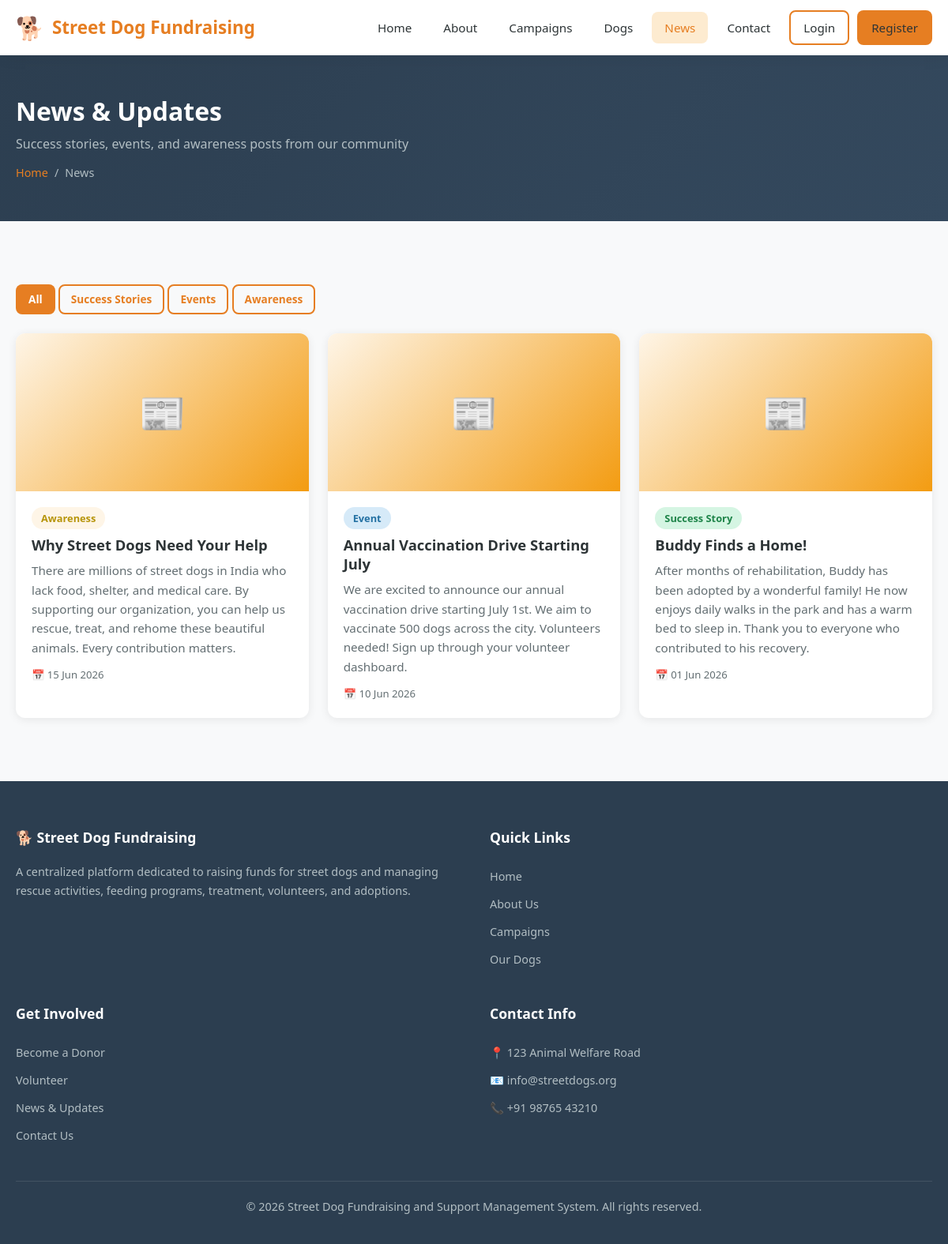
Page /news.php on the committed database.
### tables this page shows
CREATE TABLE updates (
    id INT AUTO_INCREMENT PRIMARY KEY,
    title VARCHAR(200) NOT NULL,
    description TEXT NOT NULL,
    image VARCHAR(255) DEFAULT NULL,
    category ENUM('success_story', 'event', 'awareness') NOT NULL DEFAULT 'awareness',
    date DATETIME DEFAULT CURRENT_TIMESTAMP,
    INDEX idx_category (category),
    INDEX idx_date (date)
);

### php/functions.php (called while the page is built, shortened)
<?php
require_once __DIR__ . '/config.php';
function sanitize($data) {
    $data = trim($data);
    $data = stripslashes($data);
    $data = htmlspecialchars($data, ENT_QUOTES, 'UTF-8');
    return $data;
}
function dbQuery($sql, $params = [], $types = '') {
    global $conn;
    $stmt = $conn->prepare($sql);
    $stmt->execute();
    return $stmt;
}
function dbFetchAll($sql, $params = [], $types = '') {
    $stmt = dbQuery($sql, $params, $types);
    $result = $stmt->get_result();
    $rows = $result->fetch_all(MYSQLI_ASSOC);
    return $rows;
}
function formatDate($date) {
    return date('d M Y', strtotime($date));
}
function formatStatus($status) {
    return ucwords(str_replace('_', ' ', $status));
}

### news.php (the view, shortened to what this page needs)
<?php
require_once 'php/functions.php';
require_once 'includes/header.php';
$category = sanitize($_GET['category'] ?? '');
if ($category) {
    $updates = dbFetchAll("SELECT * FROM updates WHERE category = ? ORDER BY date DESC", [$category], 's');
} else {
    $updates = dbFetchAll("SELECT * FROM updates ORDER BY date DESC");
}
?>
<div class="page-header">
    <div class="container">
        <h1>News & Updates</h1>
        <p>Success stories, events, and awareness posts from our community</p>
        <div class="breadcrumb"><a href="index.php">Home</a> <span>/</span> <span>News</span></div>
    </div>
</div>
<section class="section">
    <div class="container">
        <div class="filter-bar mb-3">
            <a href="news.php" class="btn btn-sm <?php echo !$category?'btn-primary':'btn-outline'; ?>">All</a>
            <a href="?category=success_story" class="btn btn-sm <?php echo $category==='success_story'?'btn-primary':'btn-outline'; ?>">Success Stories</a>
            <a href="?category=event" class="btn btn-sm <?php echo $category==='event'?'btn-primary':'btn-outline'; ?>">Events</a>
            <a href="?category=awareness" class="btn btn-sm <?php echo $category==='awareness'?'btn-primary':'btn-outline'; ?>">Awareness</a>
        </div>
        <?php if (empty($updates)): ?>
            <div class="empty-state"><div class="icon">📰</div><h3>No updates found</h3><p>No news or updates have been posted yet.</p></div>
        <?php else: ?>
            <div class="grid grid-3">
                <?php foreach ($updates as $u): ?>
                <div class="card">
                    <?php if ($u['image']): ?>
                        <img src="uploads/updates/<?php echo htmlspecialchars($u['image']); ?>" alt="<?php echo htmlspecialchars($u['title']); ?>" class="card-img">
                    <?php else: ?>
                        <div class="card-img" style="background:linear-gradient(135deg, #FEF5E7, var(--warning)); display:flex; align-items:center; justify-content:center; font-size:3rem;">📰</div>
                    <?php endif; ?>
                    <div class="card-body">
                        <span class="badge <?php echo $u['category']==='success_story'?'badge-success':($u['category']==='event'?'badge-info':'badge-warning'); ?>"><?php echo formatStatus($u['category']); ?></span>
                        <h3 class="card-title mt-1"><?php echo htmlspecialchars($u['title']); ?></h3>
                        <p class="card-text"><?php echo nl2br(htmlspecialchars($u['description'])); ?></p>
                        <p style="font-size:0.82rem; color:var(--text-secondary); margin:0;">📅 <?php echo formatDate($u['date']); ?></p>
                    </div>
                </div>
                <?php endforeach; ?>
            </div>
        <?php endif; ?>
    </div>
</section>
<?php require_once 'includes/footer.php'; ?>

### css/style.css (style rules this page uses)
:root { --primary: #E67E22; --primary-dark: #D35400; --primary-light: #FDEBD0; --secondary: #1ABC9C; --secondary-dark: #16A085; --accent: #E74C3C; --accent-dark: #C0392B; --bg-light: #F8F9FA; --bg-dark: #2C3E50; --bg-darker: #1a252f; --text-primary: #2D3436; --text-secondary: #636E72; --text-light: #B2BEC3; --success: #27AE60; --warning: #F39C12; --danger: #E74C3C; --info: #3498DB; --white: #FFFFFF; --card-bg: #FFFFFF; --border: #DFE6E9; --shadow: 0 2px 12px rgba(0,0,0,0.08); --shadow-lg: 0 8px 30px rgba(0,0,0,0.12); --radius: 12px; --radius-sm: 8px; --radius-lg: 20px; --transition: all 0.3s ease; --font: 'Segoe UI', -apple-system, BlinkMacSystemFont, sans-serif; }
*, *::before, *::after { margin: 0; padding: 0; box-sizing: border-box; }
html { scroll-behavior: smooth; }
body { font-family: var(--font); font-size: 16px; line-height: 1.6; color: var(--text-primary); background: var(--bg-light); min-height: 100vh; display: flex; flex-direction: column; }
a { color: var(--primary); text-decoration: none; transition: var(--transition); }
h1, h2, h3, h4, h5, h6 { font-weight: 700; line-height: 1.3; color: var(--text-primary); margin-bottom: 0.5em; }
h1 { font-size: 2.2rem; }
h3 { font-size: 1.4rem; }
p { margin-bottom: 1em; color: var(--text-secondary); }
.container { width: 100%; max-width: 1200px; margin: 0 auto; padding: 0 20px; }
.btn { display: inline-flex; align-items: center; justify-content: center; gap: 8px; padding: 10px 24px; font-size: 0.95rem; font-weight: 600; font-family: var(--font); border: 2px solid transparent; border-radius: var(--radius-sm); cursor: pointer; transition: var(--transition); text-align: center; white-space: nowrap; }
.btn-primary { background: var(--primary); color: var(--white); }
.btn-outline { background: transparent; color: var(--primary); border-color: var(--primary); }
.btn-sm { padding: 6px 14px; font-size: 0.85rem; }
.card { background: var(--card-bg); border-radius: var(--radius); box-shadow: var(--shadow); overflow: hidden; transition: var(--transition); }
.card-img { width: 100%; height: 200px; object-fit: cover; }
.card-body { padding: 20px; }
.card-title { font-size: 1.15rem; font-weight: 700; margin-bottom: 8px; color: var(--text-primary); }
.card-text { font-size: 0.95rem; color: var(--text-secondary); margin-bottom: 12px; }
.grid { display: grid; gap: 24px; }
.grid-3 { grid-template-columns: repeat(3, 1fr); }
.badge { display: inline-block; padding: 4px 12px; font-size: 0.8rem; font-weight: 600; border-radius: 20px; text-transform: capitalize; }
.badge-success { background: #D5F5E3; color: #1E8449; }
.badge-warning { background: #FEF5E7; color: #B7950B; }
.badge-info { background: #D6EAF8; color: #2471A3; }
.section { padding: 80px 0; }
.page-header { background: linear-gradient(135deg, var(--bg-dark), #34495E); padding: 50px 0; color: var(--white); }
.page-header h1 { color: var(--white); font-size: 2rem; margin-bottom: 8px; }
.page-header p { color: var(--text-light); margin: 0; }
.breadcrumb { display: flex; gap: 8px; font-size: 0.9rem; margin-top: 12px; }
.breadcrumb a { color: var(--primary); }
.breadcrumb span { color: var(--text-light); }
.mt-1 { margin-top: 8px; }
.mb-3 { margin-bottom: 24px; }

### rows in the picture
updates: category "Awareness", title "Why Street Dogs Need Your Help", description "There are millions of street dogs in India who lack food, shelter, and medical care. By supporting our organization, you can help us rescue, treat, and rehome these beautiful animals. Every contribution matters.", date "15 Jun 2026"
updates: category "Event", title "Annual Vaccination Drive Starting July", description "We are excited to announce our annual vaccination drive starting July 1st. We aim to vaccinate 500 dogs across the city. Volunteers needed! Sign up through your volunteer dashboard.", date "10 Jun 2026"
updates: category "Success Story", title "Buddy Finds a Home!", description "After months of rehabilitation, Buddy has been adopted by a wonderful family! He now enjoys daily walks in the park and has a warm bed to sleep in. Thank you to everyone who contributed to his recovery.", date "01 Jun 2026"
